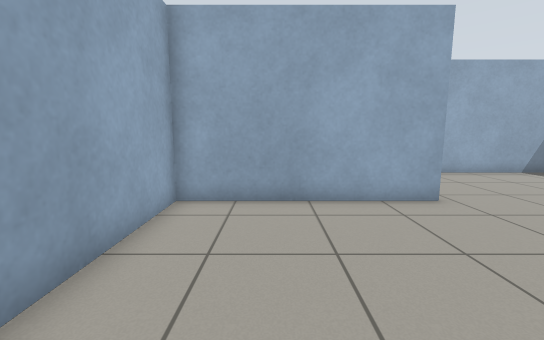
view 1 (above)

16 first-person views from a walk through a Gazebo world. The camera is 0.94 m above the floor, tilts 8° down and sees 90° across. The floor is counted in squares, 0.5 m on a side. Each view is taken from the middle of a square. On the plan, view 1 faces up. The plan holds only what a view shows up to about 15 squares ahead; the rest is blank.

view 2
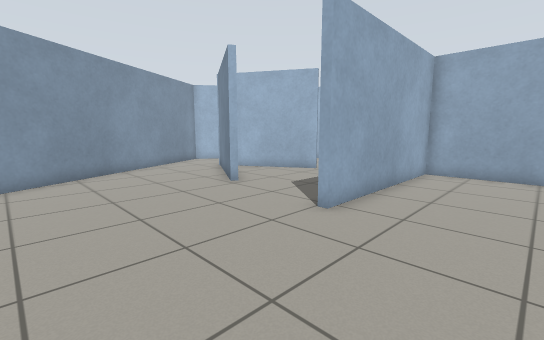

view 3
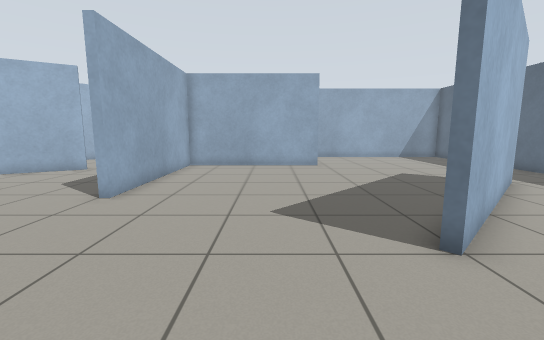

view 4
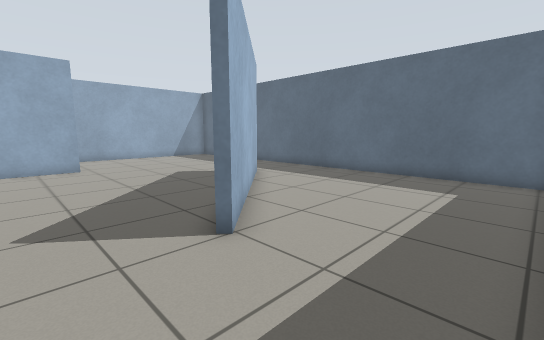

view 5
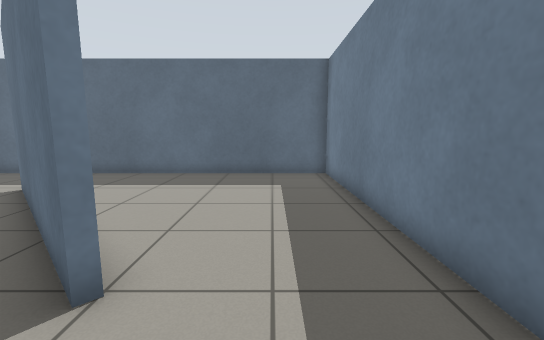

view 6
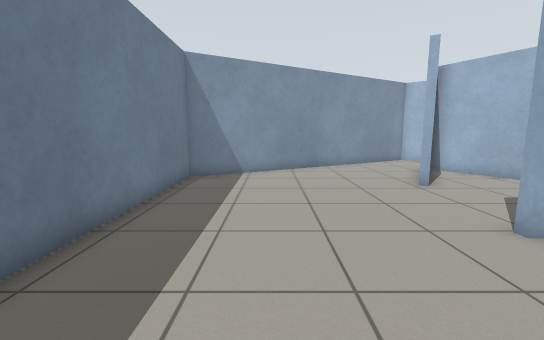

view 7
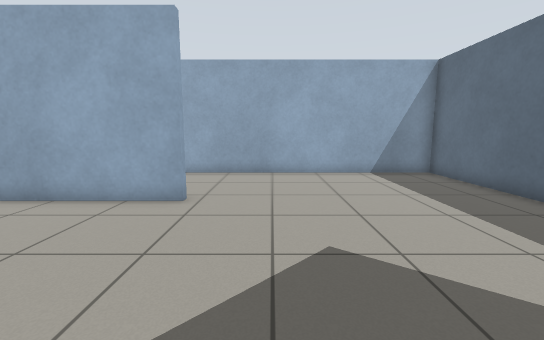

view 8
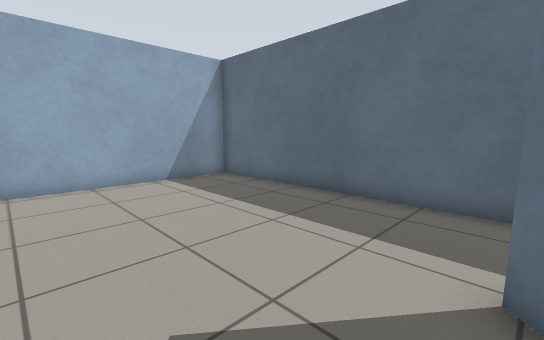

view 9
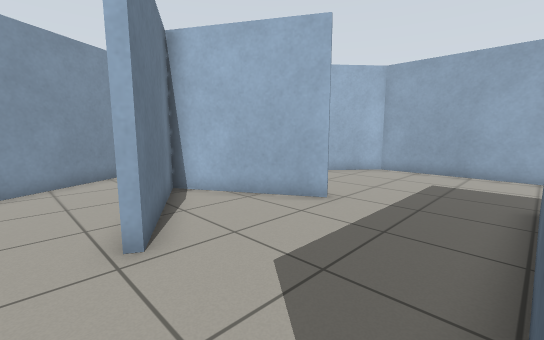

view 10
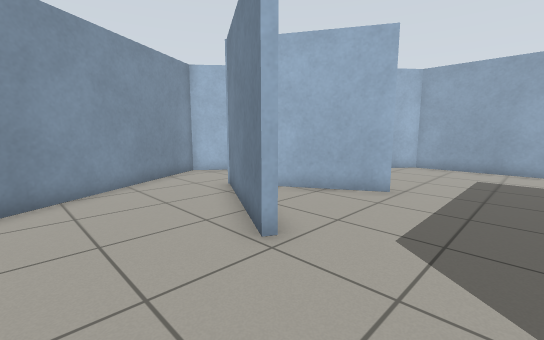

view 11
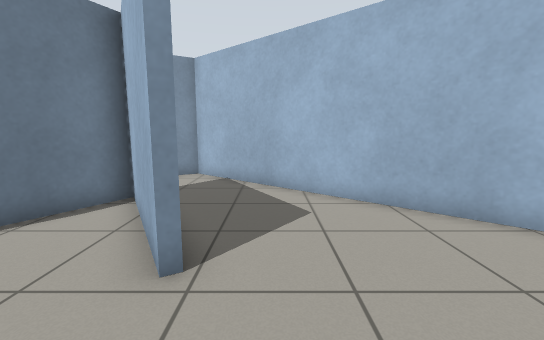

view 12
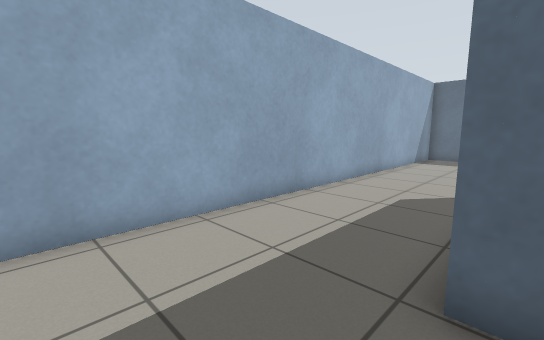

view 13
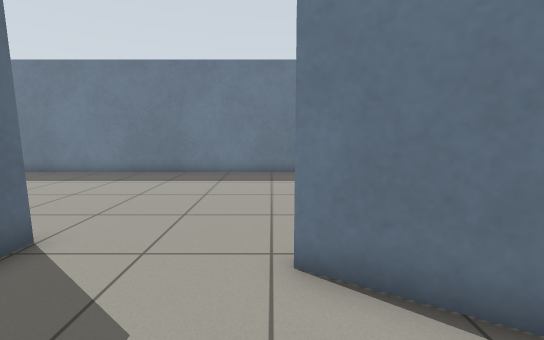

view 14
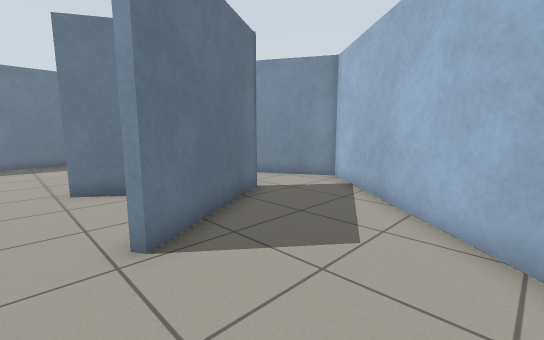

view 15
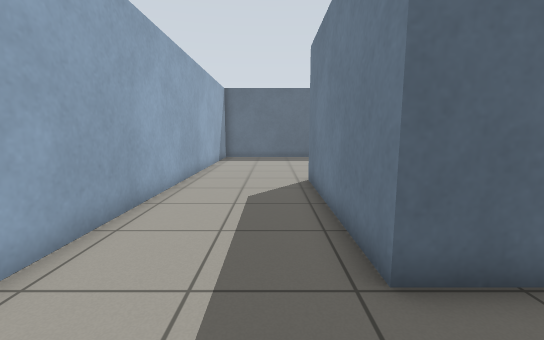

view 16
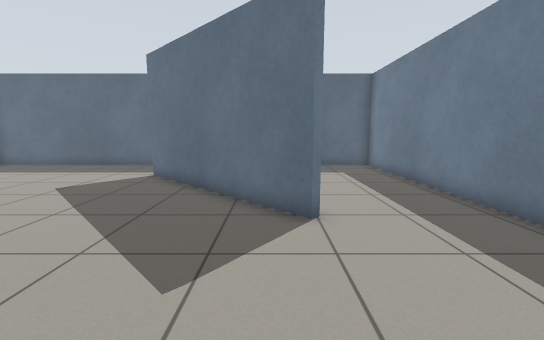

### Floor plan
Ten units are one square. View 1 is at (0, 0); x grows to the right and y downward. Boxes are objects, and circles mark ways between rooms. Rooms are numbered by the first view taken in them; rooms with no view inside come last. Other rooms are left out.
<svg viewBox="-167 -129 315 219">
<path fill="none" stroke="#000" d="M46 39 107 -22M46 -73 -26 -73 -26 4 -29 4 -29 -46M109 -20 48 41M-74 -2 -110 -23M-72 -56 -117 -30 -73 -4M143 5 143 -124 56 -124M-136 8 -92 85 66 85M-29 -46 -29 -76 46 -76M-110 -23 -123 -30 -74 -58M56 -124 -87 -124 -162 -37 -136 8M66 85 143 85 143 5"/>
<circle cx="-127" cy="-10" r="3" fill="#2a7"/>
<circle cx="-55" cy="-50" r="3" fill="#2a7"/>
<circle cx="50" cy="-100" r="3" fill="#2a7"/>
<circle cx="93" cy="33" r="3" fill="#2a7"/>
<text x="20" y="-10">1</text>
<text x="-60" y="-80">2</text>
<text x="110" y="50">3</text>
</svg>
Room 1 opens to room 2. Room 1 opens to room 3.

Where each view was taken, in squares from view 1:
view 1: 0 up, 0 right, facing up
view 2: 6 down, 1 right, facing up-left
view 3: 8 down, 2 right, facing up
view 4: 8 down, 2 right, facing up-right
view 5: 6 down, 2 right, facing right
view 6: 5 down, 2 right, facing left
view 7: 0 up, 7 right, facing up
view 8: 2 up, 7 right, facing up-right
view 9: 1 down, 3 left, facing up-left
view 10: 3 down, 4 left, facing up-left
view 11: 7 up, 4 left, facing left
view 12: 7 up, 6 left, facing up-right
view 13: 4 up, 7 left, facing down
view 14: 10 up, 6 left, facing down-left
view 15: 9 up, 6 left, facing right
view 16: 3 down, 1 left, facing right
